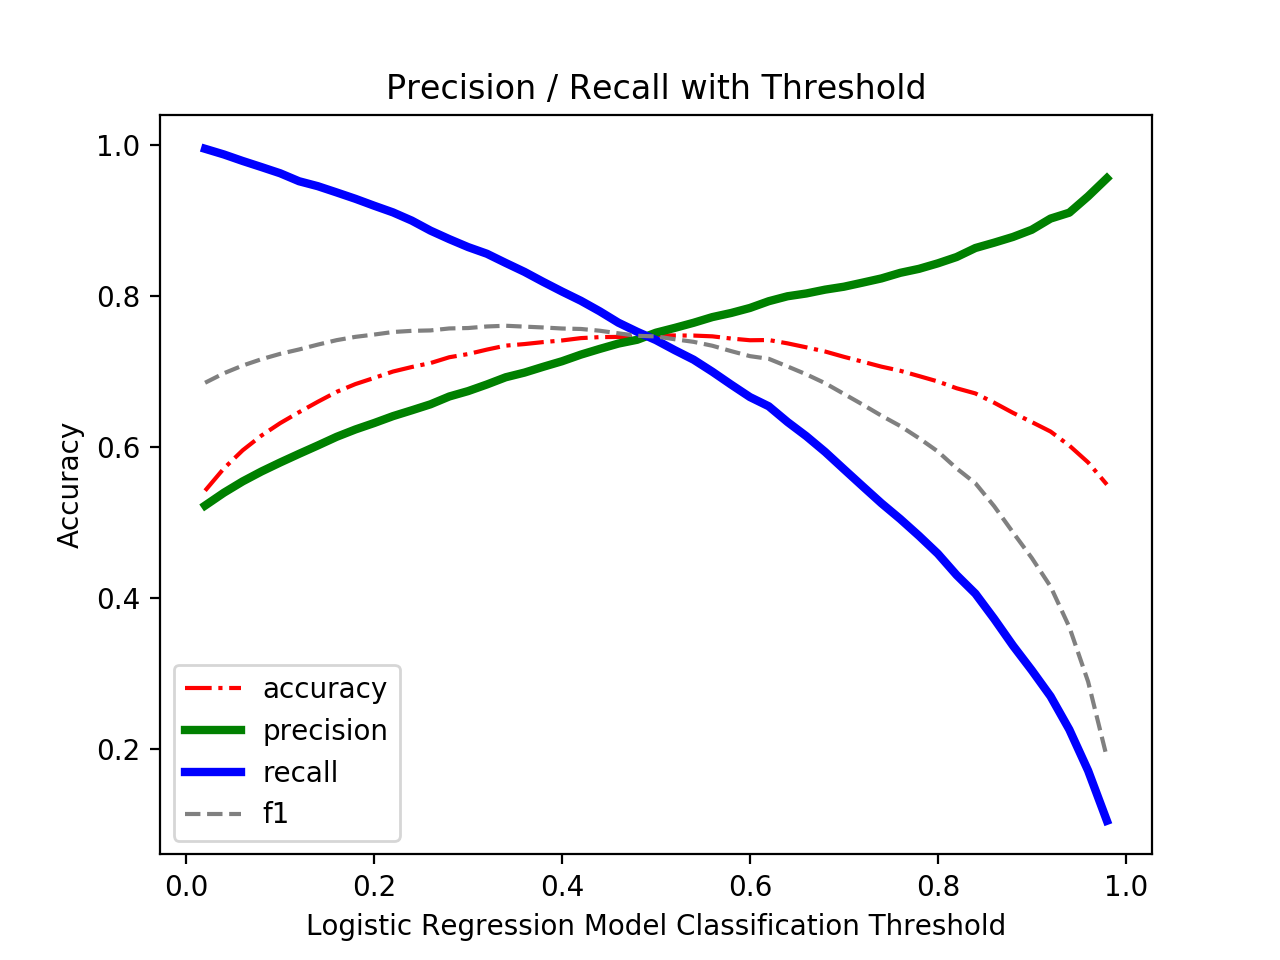

Write the Python code that produced this figure.
# Author: ambiguoustexture
# Date: 2020-03-09

import numpy as np
import matplotlib.pyplot as plt
from accuracy_measure import score

file_result = './k_fold_cross_validate_result.txt'
file_result_score = './precision_recall_result.txt'
res = []
with open(file_result) as result:
    for sentence in result:
        cols = sentence.split('\t')
        if len(cols) < 3:
            continue
        label = cols[0]
        if cols[1] == '-1':
            predict = 1.0 - float(cols[2])
        else:
            predict = float(cols[2])
        res.append((label, predict))

threshold_list = []
accuracy_list  = []
precision_list = []
recall_list    = []
f1_list        = []

for threshold in np.arange(0.02, 1.0, 0.02):
    with open(file_result_score, 'w') as result_score:
        for label, predict in res:
            if predict > threshold:
                result_score.write('{}\t{}\t{}\n'.\
                        format(label, '+1', predict))
            else:
                result_score.write('{}\t{}\t{}\n'.\
                        format(label, '-1', 1 - predict))

    accuracy, precision, recall, f1 = score(file_result_score)
    threshold_list.append(threshold)
    accuracy_list.append(accuracy)
    precision_list.append(precision)
    recall_list.append(recall)
    f1_list.append(f1)

plt.plot(threshold_list, accuracy_list, color='red', linestyle='dashdot', label='accuracy')
plt.plot(threshold_list, precision_list, color='green', linewidth=3, label='precision')
plt.plot(threshold_list, recall_list, color='blue', linewidth=3, label='recall')
plt.plot(threshold_list, f1_list, color='grey', linestyle='--', label='f1')
plt.title('Precision / Recall with Threshold')
plt.xlabel('Logistic Regression Model Classification Threshold')
plt.ylabel('Accuracy')
plt.legend(loc='lower left')
plt.show()
